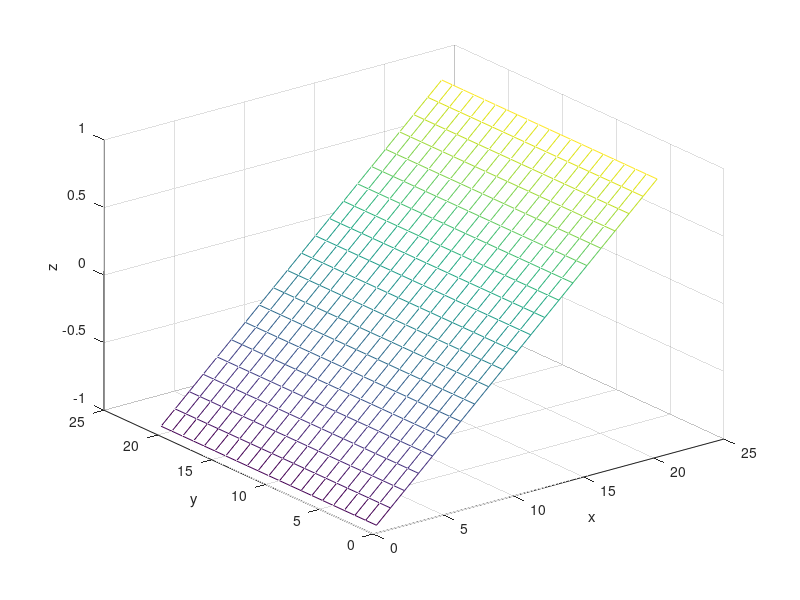

This figure's MATLAB source:
%function planeFitting(stim)
% planeFitting(stim)
%


    %{
    H = size(stim, 1);
    W = size(stim, 2);

    odim = RGB2OD(stim);


    ods = reshape(odim, [H*W size(odim, 3)]);

    
    samplesize = 100;
    randind = randsample(size(ods, 1), samplesize);
    ods = ods(randind, :);


    [U, S, V] = svd(ods);

    %p1 = V(1,:);
    p1 = U(:,1);
    x1 = p1(1); y1 = p1(2); z1 = p1(3);
    %p2 = V(2,:);
    p2 = U(:,2);
    x2 = p2(1); y2 = p2(2); z2 = p2(3);

    % plane equation
    a = y1*z2 - y2*z1;
    b = x2*z1 - x1*z2;
    c = x1*y2 - x2*y1;

    ODspace(stim);

    hold on;
    %}

    a = 1;
    b = 0;
    c = 1;

    [x, y] = meshgrid(-1:0.1:1, -1:0.1:1);
    z = (a*x + b*y) / c;
    mesh(z);

    xlabel('x');
    ylabel('y');
    zlabel('z');


%end

